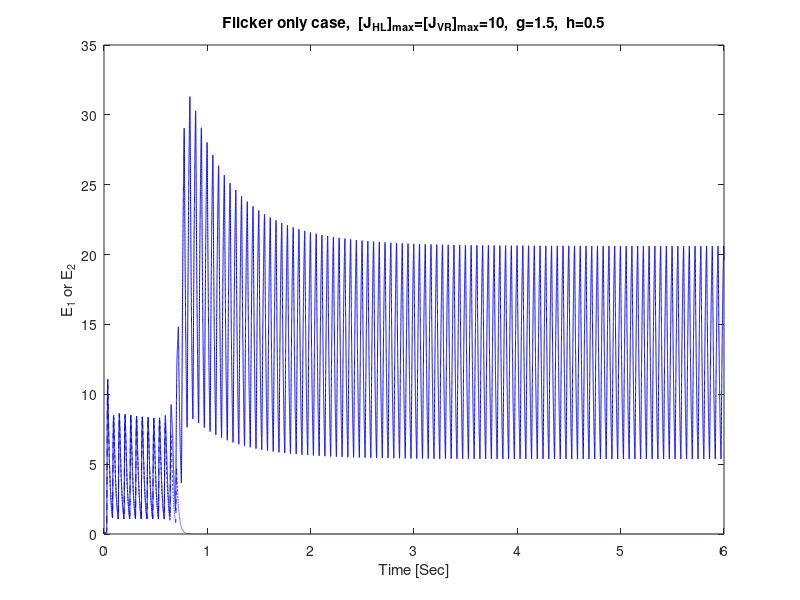

This chart was generated by the following MATLAB code:
clear; close all
%% parameters
h=0.5;        %adaptation strength; WTA:(h=0.5), RIV(h=2); SIM(h=6)
g=1.5;        %inhibition strength
tau=20;       %ms
tau_H=900;    %ms
tau_I=11;     %ms
f2=18;        %Hz, flicker frequency
t_total=6000; %ms
steptime=0.1; %ms
v=10;         %max of inputs to populations representing vertical grating 
              %in the right eye and horizontal grating in the left eye
%% initial conditions
n=t_total/steptime;
E_V_Right=zeros(1,n); E_H_Left=zeros(1,n); H_V_Right=zeros(1,n);
H_H_Left=zeros(1,n); I_V_Right=zeros(1,n); I_H_Left=zeros(1,n);
E_V_Right(1)=0.000001; 
%% Solve ODEs of the Wilson model
V_Right=zeros(1,n);
H_Left=zeros(1,n);
for i=1:n-1
   xx=cos(2*pi*f2*0.001*i*steptime-15000*steptime);
   V_Right(i+1)= v/(1+exp(-10*xx)); %inputs to populations representing vertical grating in the right eye
   H_Left(i+1)= v/(1+exp(-10*xx));  %inputs to populations representing horizontal grating in the left eye
   E_V_Right(i+1)=E_V_Right(i)+steptime*(1/tau)*(-E_V_Right(i)+(100*((V_Right(i)-g*I_H_Left(i))>0)*(V_Right(i)-g*I_H_Left(i))^2)/((10+H_V_Right(i))^2+((V_Right(i)-g*I_H_Left(i))>0)*(V_Right(i)-g*I_H_Left(i))^2));
   H_V_Right(i+1)=H_V_Right(i)+steptime*(1/tau_H)*(-H_V_Right(i)+h*E_V_Right(i));
   I_V_Right(i+1)=I_V_Right(i)+steptime*(1/tau_I)*(-I_V_Right(i)+E_V_Right(i));
   E_H_Left(i+1)=E_H_Left(i)+steptime*(1/tau)*(-E_H_Left(i)+(100*((H_Left(i)-g*I_V_Right(i))>0)*(H_Left(i)-g*I_V_Right(i))^2)/((10+H_H_Left(i))^2+((H_Left(i)-g*I_V_Right(i))>0)*(H_Left(i)-g*I_V_Right(i))^2));
   H_H_Left(i+1)=H_H_Left(i)+steptime*(1/tau_H)*(-H_H_Left(i)+h*E_H_Left(i));
   I_H_Left(i+1)=I_H_Left(i)+steptime*(1/tau_I)*(-I_H_Left(i)+E_H_Left(i));
end
%% Plot time histories
t=(steptime:steptime:t_total)/1000; % convert to [s] from [ms]
figure
plot(t,E_V_Right,'b')
hold on
plot(t,E_H_Left,'b--')
title(['Flicker only case,  [J_{HL}]_{max}=[J_{VR}]_{max}=',num2str(v),',  g=',num2str(g),',  h=',num2str(h)])
ylabel('E_1 or E_2')
xlabel('Time [Sec]')